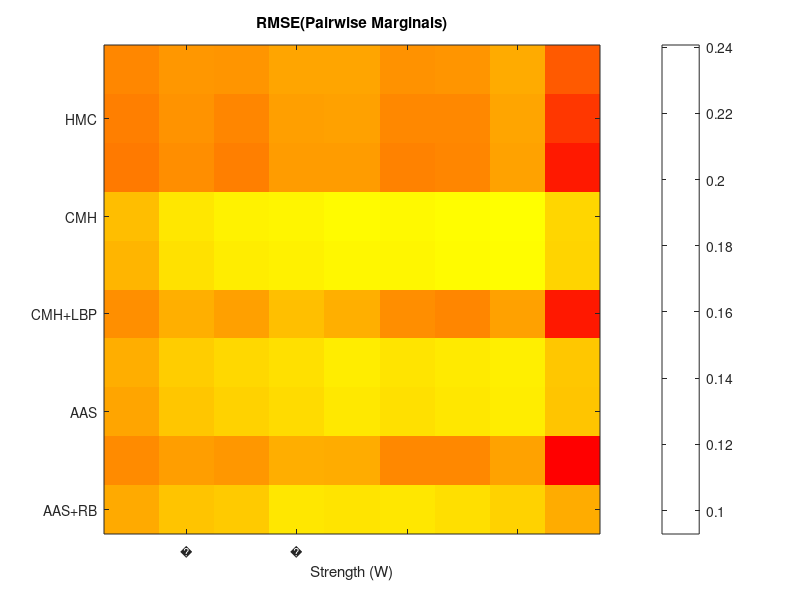

The MATLAB script that drew this image:
% Plot heatmaps

% Manually load data from excel
A = [0.122936183	0.132665318	0.131272328	0.143021829	0.142874806	0.12974695	0.131259513	0.147713758	0.10373525
0.118670591	0.13000992	0.122646176	0.138382889	0.139904898	0.123834431	0.123692564	0.142737295	0.096213422
0.116481328	0.126908895	0.118750076	0.136288848	0.136522655	0.120565525	0.122367441	0.140319705	0.093409027
0.163504226	0.208469604	0.222558701	0.226931348	0.23457629	0.23256056	0.238049875	0.240626482	0.188245432
0.15540843	0.201512443	0.215908989	0.221347078	0.229435252	0.228523911	0.234913903	0.23826394	0.186163673
0.127775945	0.150260403	0.139175089	0.164785738	0.150480357	0.127208923	0.122679331	0.139693476	0.093375721
0.149837119	0.178108829	0.190211492	0.200126656	0.215493941	0.204494314	0.211603285	0.218629765	0.172402097
0.14250385	0.17109084	0.183328753	0.194092208	0.209857278	0.200260558	0.208067626	0.216101412	0.170269035
0.125098377	0.137510723	0.132687283	0.149800283	0.148204976	0.123381769	0.123876594	0.140639939	0.092958385
0.146790078	0.169100696	0.174937546	0.207913147	0.204248327	0.207773985	0.198471544	0.18357965	0.148248343];

alg_names = {'HMC', 'CMH', 'CMH+LBP', 'AAS', 'AAS+RB', 'AAS+RB+LBP', 'AAG', 'AAG+RB', 'AAG+RB+LBP', 'AAST'};
x_ticks = {0.2	0.4	0.6	0.8	1	1.5	2	3	4};

% Plot image
imagesc(A)
colorbar
colormap(autumn(50000))
brighten(0.6);

% Add ticks, labels and title
set(gca, 'YTickLabel', alg_names)
set(gca, 'XTickLabel', x_ticks)
xlabel('Strength (W)')
title('RMSE(Pairwise Marginals)')